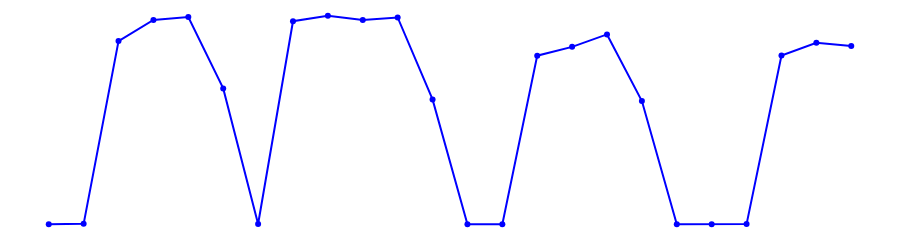
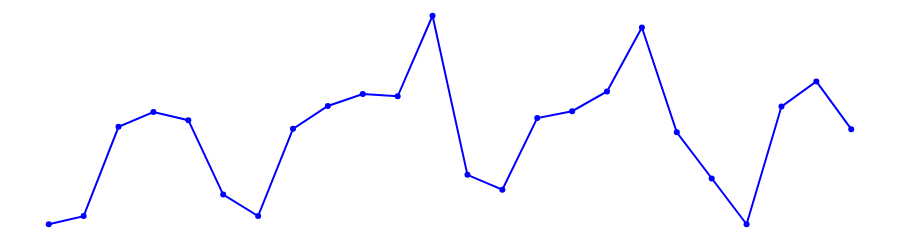

Notebook cell for these charts, in order:
### Markdown cell above
# Gráfico de linhas

### Code cell
# cSpell: disable=invalid-name
def line_graph(df: pd.DataFrame, indicator: str):
    # Converter 'data_registro' para datetime e criar uma nova coluna 'data_turno'

    df["data_registro"] = pd.to_datetime(df["data_registro"])

    df["data_turno"] = df["data_registro"].dt.strftime("%Y-%m-%d")

    # Agrupar por 'data_turno' e 'turno' e calcular a média da eficiência

    df_grouped = df.groupby(["data_turno"])[indicator].mean().reset_index()

    # Multiplicar a eficiência por 100 para converter para porcentagem

    df_grouped[indicator] = df_grouped[indicator] * 100

    # Criar o gráfico

    fig = go.Figure(
        go.Scatter(
            x=df_grouped["data_turno"],
            y=df_grouped[indicator],
            mode="lines+markers",
            line=dict(color="blue"),
            marker=dict(color="blue"),
            hovertemplate="<i>Dia</i>: %{x}"
            + "<br><b>Porcentagem</b>: %{y:.1f}<br>",
            hoverinfo="skip",
        )
    )

    fig.update_layout(
        showlegend=False,
        plot_bgcolor="white",
        xaxis=dict(showticklabels=False),  # Esconde os valores do eixo x
        yaxis=dict(showticklabels=False),
        margin=dict(t=0, b=0, l=0, r=0),
        # height=None, # removido apenas para visualização no jupyter
        # autosize=True, # removido apenas para visualização no jupyter
        height=200,  # apenas para visualização no jupyter
    )

    fig.show()


line_graph(df_eff, "eficiencia")


line_graph(df_perf, "performance")


line_graph(df_reparos, "reparo")

### Figure 1 — Plotly figure (JSON) as saved in the notebook; plotly's stock layout.template omitted (floating-point values rounded to 4 significant figures)
{"data": [{"hoverinfo": "skip", "hovertemplate": "<i>Dia</i>: %{x}<br><b>Porcentagem</b>: %{y:.1f}<br>", "line": {"color": "blue"}, "marker": {"color": "blue"}, "mode": "lines+markers", "type": "scatter", "x": ["2024-01-01", "2024-01-02", "2024-01-03", "2024-01-04", "2024-01-05", "2024-01-06", "2024-01-07", "2024-01-08", "2024-01-09", "2024-01-10", "2024-01-11", "2024-01-12", "2024-01-13", "2024-01-14", "2024-01-15", "2024-01-16", "2024-01-17", "2024-01-18", "2024-01-19", "2024-01-20", "2024-01-21", "2024-01-22", "2024-01-23", "2024-01-24"], "y": [0, 0.09687, 46.65, 52.04, 52.78, 34.6, 0.05522, 51.71, 53.11, 52.03, 52.68, 31.79, 0, 0.003835, 42.94, 45.19, 48.35, 31.38, 0, 0, 0.03326, 42.99, 46.24, 45.38]}], "layout": {"height": 200, "margin": {"b": 0, "l": 0, "r": 0, "t": 0}, "plot_bgcolor": "white", "showlegend": false, "xaxis": {"showticklabels": false}, "yaxis": {"showticklabels": false}}}

### Figure 2 — Plotly figure (JSON) as saved in the notebook; plotly's stock layout.template omitted (floating-point values rounded to 4 significant figures)
{"data": [{"hoverinfo": "skip", "hovertemplate": "<i>Dia</i>: %{x}<br><b>Porcentagem</b>: %{y:.1f}<br>", "line": {"color": "blue"}, "marker": {"color": "blue"}, "mode": "lines+markers", "type": "scatter", "x": ["2024-01-01", "2024-01-02", "2024-01-03", "2024-01-04", "2024-01-05", "2024-01-06", "2024-01-07", "2024-01-08", "2024-01-09", "2024-01-10", "2024-01-11", "2024-01-12", "2024-01-13", "2024-01-14", "2024-01-15", "2024-01-16", "2024-01-17", "2024-01-18", "2024-01-19", "2024-01-20", "2024-01-21", "2024-01-22", "2024-01-23", "2024-01-24"], "y": [0, 2.321, 27.8, 32.03, 29.7, 8.474, 2.331, 27.24, 33.76, 37.18, 36.52, 59.5, 14.09, 9.878, 30.3, 32.25, 37.9, 56.13, 26.25, 13.08, 0, 33.57, 40.74, 27.13]}], "layout": {"height": 200, "margin": {"b": 0, "l": 0, "r": 0, "t": 0}, "plot_bgcolor": "white", "showlegend": false, "xaxis": {"showticklabels": false}, "yaxis": {"showticklabels": false}}}
